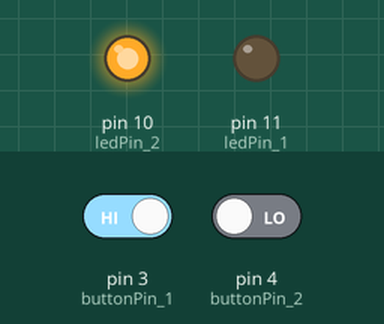
A sketch run on a simulated Arduino Uno, built with avr-gcc and run on an emulated ATmega328P. Parts: output pins drawn as LEDs (lit = HIGH). Inputs (shaded band) come from the test bench; at power-on: pin 3 (buttonPin_1) HIGH, pin 4 (buttonPin_2) LOW.

Above: at 1.2 s.
1.3 s: pin 3 (buttonPin_1) driven LOW and pin 4 (buttonPin_2) driven HIGH
At 2.3 s:
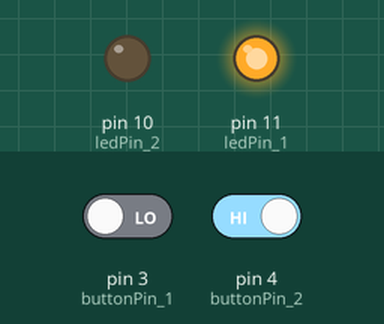
Timing chart, 0 to 4.3 s (numbered marks = the images above; inputs shaded):
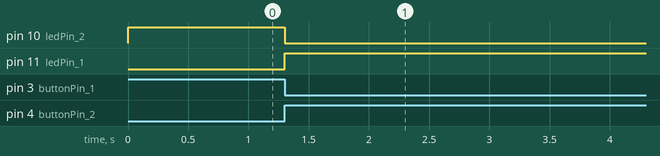

Measured:
- after the input at 1.3 s, pin 10 (ledPin_2): HIGH → LOW at once; pin 11 (ledPin_1): LOW → HIGH at once

The sketch:

Arduino_Project_CupandLED.ino
```cpp
int buttonPin_1 = 3;
int ledPin_1 =  11;

int buttonPin_2 = 4;
int ledPin_2 =  10;

int pinRead_1;
int pinRead_2;

int range;

void setup() {
  pinMode(ledPin_1, OUTPUT);
  pinMode(buttonPin_1, INPUT);
  pinMode(ledPin_2, OUTPUT);
  pinMode(buttonPin_2, INPUT);
}

void loop() {

  pinRead_1 = digitalRead(buttonPin_1);
  pinRead_2 = digitalRead(buttonPin_2);

  if(pinRead_1==0&&pinRead_2==1){
    range=1;
  }

  if(pinRead_1==1&&pinRead_2==0){
    range=0;
  }

  switch (range) {
  case 0:
    digitalWrite(ledPin_1,LOW);
    digitalWrite(ledPin_2,HIGH);
    break;
  case 1:
    digitalWrite(ledPin_1,HIGH);
    digitalWrite(ledPin_2,LOW);
    break;

  }

}
```
